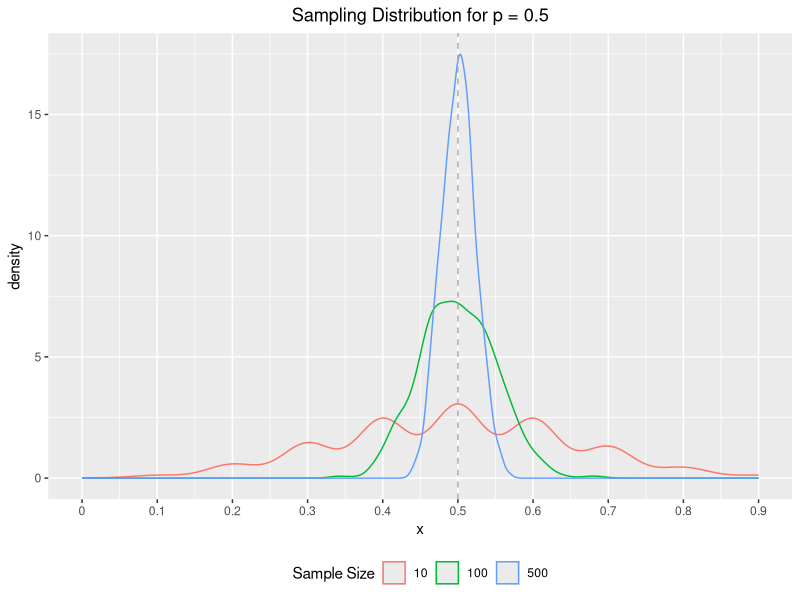
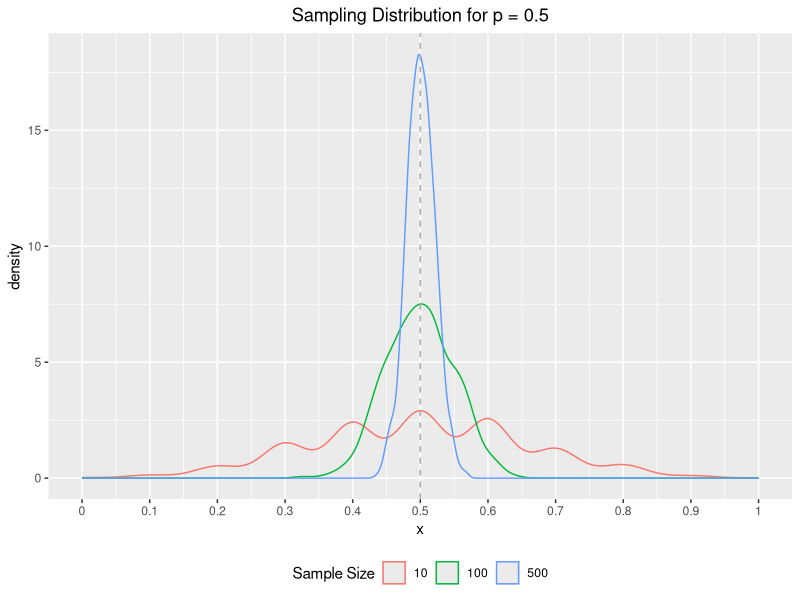

Source code (R) for these figures, in order:
## ---- chunk 1
(avg_of_days <- (10/50 + 10/100) / 2)
(avg_of_test <- (10 + 10) / (50 + 100))
## ---- chunk 2
(avg_of_props <- (10/50 + 10/100) / 2)
(props_of_sums <- (10 + 10) / (50 + 100))
## ---- chunk 3
(avg_of_props <- (20/100 + 10/100) / 2)
(props_of_sums <- (20 + 10) / (100 + 100))
## ---- chunk 4
p <- 0.5
n <- 1000
size <- c(10, 100, 500)
samples <- lapply(size, FUN = function(x) rbinom(n, x, p) / x)
vapply(samples, FUN = function(x) round(mean(x), 3), FUN.VALUE = numeric(1))
vapply(samples, FUN = function(x) round(sd(x), 3), FUN.VALUE = numeric(1))
## ---- chunk 5
library(ggplot2)

df <- data.frame(
  s = unlist(lapply(size, FUN = function(x) rep(x,n))), 
  x = unlist(samples))

ggplot(data = df) +
  aes(x = x, col = as.character(s)) +
  geom_density() +
  geom_vline(xintercept = p, col = 'darkgrey', linetype = 2) +
  labs(
    title = "Sampling Distribution for p = 0.5",
    col = "Sample Size"
  ) +
  scale_x_continuous(breaks = seq(0, 1, 0.1), labels = seq(0, 1, 0.1)) +
  theme(
    plot.title = element_text(hjust = 0.5),
    legend.position = "bottom"
  )
## ---- chunk 6
avg_of_ratios <- (10/100 + 90/100) / 2

ratio_of_sums <- (10 + 90) / (100 + 100)

avg_of_ratios == ratio_of_sums

avg_of_ratios_uneq <- (10/100 + 180 / 200) / 2

ratio_of_sums_uneq <- (10 + 180) / (100 + 200)

avg_of_ratios_uneq == ratio_of_sums_uneq

weightavg_of_ratios_uneq <- (100/300)*(10/100) + (200/300)*(180/200)

ratio_of_sums_uneq == weightavg_of_ratios_uneq
## ---- chunk 7
df1 <- data.frame(
  numer = c( 10,  90),
  denom = c(100, 100)
)

with(df1, mean(numer)/mean(denom))
with(df1, mean(numer / denom))
## ---- chunk 8
df2 <- data.frame(
  numer = c( 10,  90*2),
  denom = c(100, 100*2)
)

with(df2, mean(numer)/mean(denom))
with(df2, mean(numer / denom))
## ---- chunk 9
set.seed(123)

# define simulation parameters ----
## n: total draws from binomial distribution
## p: proportion of successes
p <- 0.5
n <- 1000

# sample from binomials of different size ----
s010 <- rbinom(n,  10, p) /  10
s100 <- rbinom(n, 100, p) / 100
s500 <- rbinom(n, 500, p) / 500

# set results as dataframe for inspection ----
df <- data.frame(
  s = rep(c(10, 100, 500), each = n),
  x = c(s010, s100, s500)
)
## ---- chunk 10
p <- 0.5
n <- 1000
size <- c(10, 100, 500)
samples <- lapply(size, FUN = function(x) rbinom(n, x, p) / x)
vapply(samples, function(x) round(mean(x), 3), numeric(1))
vapply(samples, function(x) round(sd(x), 3), numeric(1))
## ---- chunk 11
aggregate(df$x, by = list(df$s), FUN = mean)
aggregate(df$x, by = list(df$s), FUN = sd)
## ---- chunk 12
library(ggplot2)

ggplot(data = df) +
  aes(x = x, col = as.character(s)) +
  geom_density() +
  geom_vline(xintercept = p, col = 'darkgrey', linetype = 2) +
  labs(
    title = "Sampling Distribution for p = 0.5",
    col = "Sample Size"
  ) +
  scale_x_continuous(breaks = seq(0, 1, 0.1), labels = seq(0, 1, 0.1)) +
  theme(
    plot.title = element_text(hjust = 0.5),
    legend.position = "bottom"
  )
## ---- chunk 13
p <- 0.5
n <- c(rep(100, 2), rep(1000, 7))
est <- lapply(n, FUN = function(x) rbinom(100, size = x, prob = p) / x)
